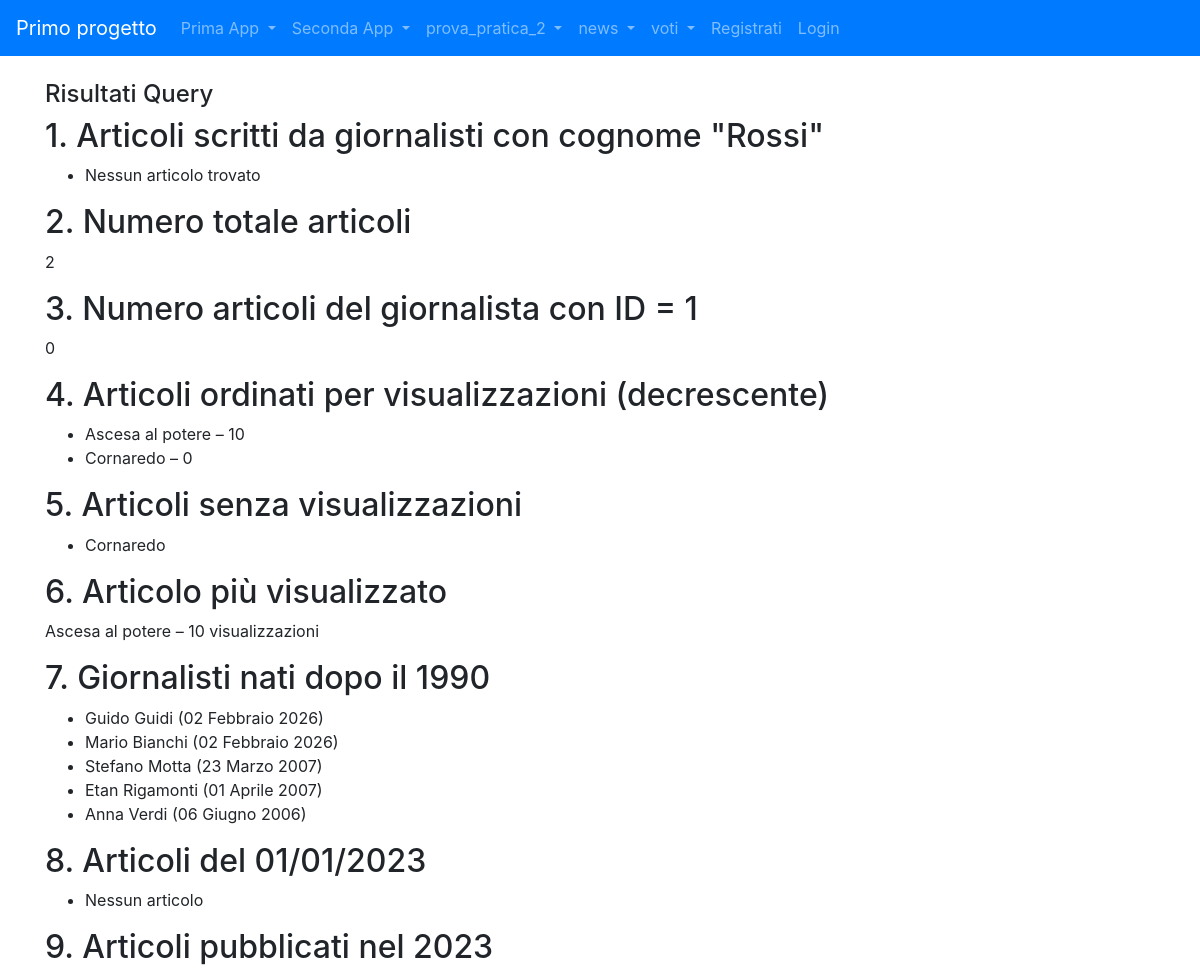
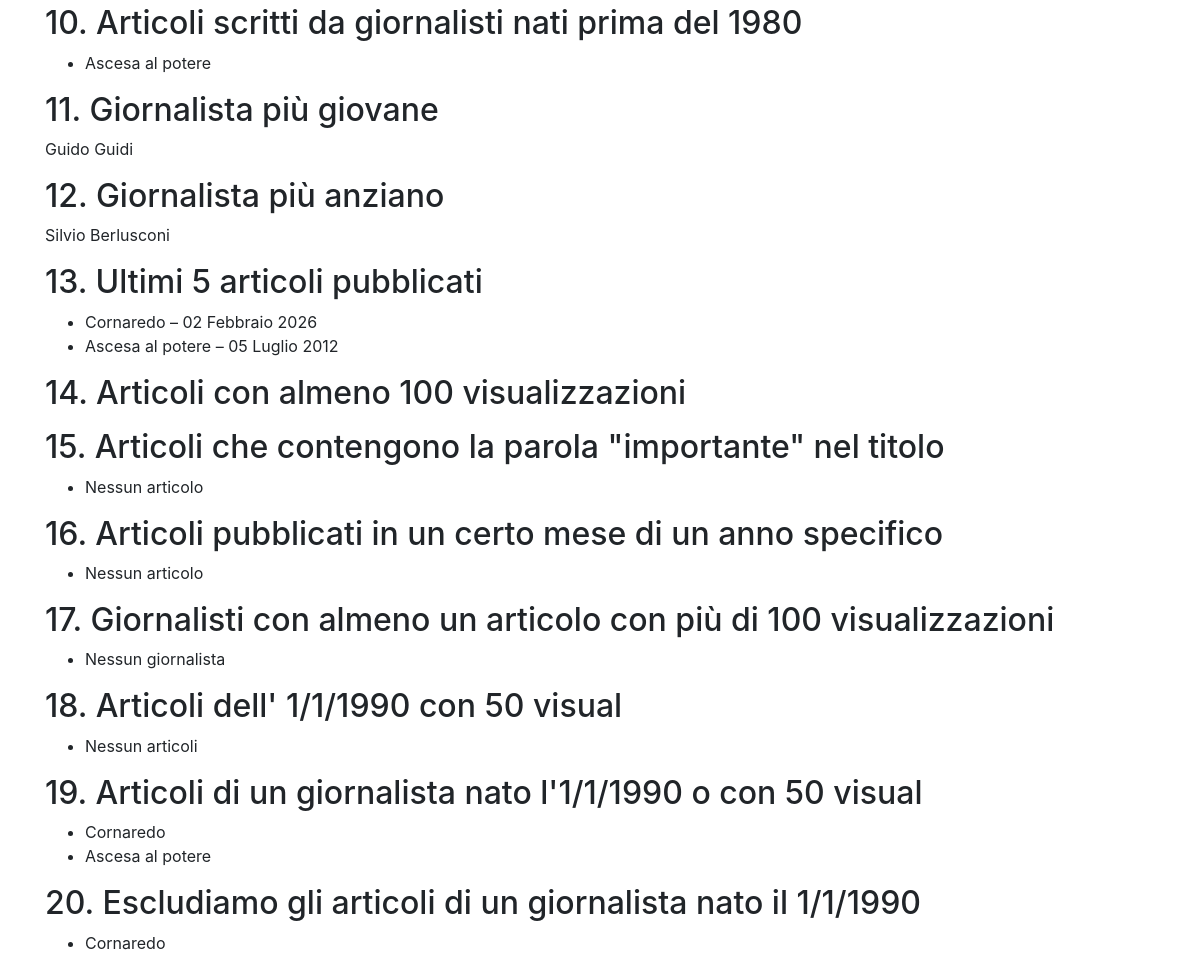
Page /news/query/ on the committed database (2 pictures, top to bottom).
### news/models.py (models this page shows, shortened)
class Articolo (models.Model):
    titolo = models.CharField(max_length=20)
    contenuto = models.TextField()
    giornalista= models.ForeignKey(Giornalista,on_delete=models.CASCADE, related_name = "articoli")
    data = models.DateField(blank=True)
    visualizzazioni = models.IntegerField(default=0,blank=True)
    class Meta:
        verbose_name= "Articolo"
        verbose_name_plural = "Articoli"

class Giornalista (models.Model):
    nome = models.CharField(max_length=20)
    cognome = models.CharField(max_length=20)
    anno_di_nascita = models.DateField(blank=True)
    class Meta:
        verbose_name = "Giornalista"
        verbose_name_plural = "Giornalisti"

### news/views.py (the view)
# urls.py: path("query/" , queryBase ,name = "query_base"),
def queryBase(request):
    articoli_cognome = Articolo.objects.filter(giornalista__cognome='Rossi')
    numero_totale_articoli = Articolo.objects.count()
    giornalista_1 = Giornalista.objects.get(id=3)
    numero_articoli_giornalista_1 = Articolo.objects.filter(giornalista=giornalista_1).count()
    articoli_ordinati = Articolo.objects.order_by('-visualizzazioni')
    articoli_senza_visualizzazioni = Articolo.objects.filter(visualizzazioni=0)
    articolo_piu_visualizzato = Articolo.objects.order_by('-visualizzazioni').first()
    giornalisti_data = Giornalista.objects.filter(anno_di_nascita__gt=datetime.date(1990, 1, 1))
    articoli_del_giorno = Articolo.objects.filter(data=datetime.date(2023, 1, 1))
    articoli_periodo = Articolo.objects.filter(data__range=(datetime.date(2023, 1, 1), datetime.date(2023, 12, 31)))
    giornalisti_nati = Giornalista.objects.filter(anno_di_nascita__lt=datetime.date(1980, 1, 1))
    articoli_giornalisti = Articolo.objects.filter(giornalista__in=giornalisti_nati)
    giornalista_giovane = Giornalista.objects.order_by('-anno_di_nascita').first()
    giornalista_anziano = Giornalista.objects.order_by('anno_di_nascita').first()
    ultimi = Articolo.objects.order_by('-data')[:5]
    articoli_minime_visualizzazioni = Articolo.objects.filter(visualizzazioni__gte=100)
    articoli_parola = Articolo.objects.filter(titolo__icontains='importante')
    articoli_mese_anno = Articolo.objects.filter(data__year=2023, data__month=1)
    giornalisti_con_articoli_popolari = Giornalista.objects.filter(articoli__visualizzazioni__gte=100).distinct()
    """
    spiegazione dettagliata:
    Giornalista.objects: Inizia dalla classe del modello Giornalista.
    .filter(articolo__visualizzazioni__gt=100): utilizza il metodo .filter() per filtrare i giornalisti
    in base al campon visualizzazioni nel modello Articolo. La notazione articoli_visualizzazioni indica
    che si sta seguendo la relazione inversa dalla classe Giornalista alla classe Articolo attraverso
    il campo ForeignKey giornalista nel modello Articolo.
    .distinct(): E' un metodo assicura che i risultati siano distinti, eliminando eventuali duplicati.
    In questo caso, ciò è utile perchè un giornalista potrebbe esserere associato a più articoli che soddisfano
    il criterio, e vogliamo ottenere solo una volta ogni giornalista che ha scritto almeno un articolo popolare.
    """
    data=datetime.date(1990, 1, 1)
    visualizzazioni= 50
    articoli_condizioni_and = Articolo.objects.filter(giornalista__anno_di_nascita__gt=data, visualizzazioni__gte= visualizzazioni)
    from django.db.models import Q
    articoli_con_or= Articolo.objects.filter(Q(giornalista__anno_di_nascita__gt=data) | (Q(visualizzazioni__lte=visualizzazioni)))
    articoli_con_not  =Articolo.objects.exclude(giornalista__anno_di_nascita__lt=data)
    context = {
        'articoli_cognome': articoli_cognome,
        'numero_totale_articoli': numero_totale_articoli,
        'numero_articoli_giornalista_1': numero_articoli_giornalista_1,
        'articoli_ordinati': articoli_ordinati,
        'articoli_senza_visualizzazioni': articoli_senza_visualizzazioni,
        'articolo_piu_visualizzato': articolo_piu_visualizzato,
        'giornalisti_data': giornalisti_data,
        'articoli_del_giorno': articoli_del_giorno,
        'articoli_periodo': articoli_periodo,
        'articoli_giornalisti': articoli_giornalisti,
        'giornalista_giovane': giornalista_giovane,
        'giornalista_anziano': giornalista_anziano,
        'ultimi': ultimi,
        'articoli_minime_visualizzazioni': articoli_minime_visualizzazioni,
        'articoli_parola': articoli_parola,
        'articoli_mese_anno': articoli_mese_anno,
        'giornalisti_con_articoli_popolari': giornalisti_con_articoli_popolari,
        'articoli_condizioni_and': articoli_condizioni_and,
        'articoli_con_or': articoli_con_or,
        'articoli_con_not': articoli_con_not
    }
    return render(request, "news/query.html", context)

### news/templates/news/query.html (shortened to what this page needs)
{% extends "base.html" %}
{%block content%}
    <h4>Risultati Query </h4>
    <h2>1. Articoli scritti da giornalisti con cognome "Rossi"</h2>
<ul>
    {% for articolo in articoli_cognome %}
        <li>{{ articolo.titolo }}</li>
    {% empty %}
        <li>Nessun articolo trovato</li>
    {% endfor %}
</ul>
<h2>2. Numero totale articoli</h2>
<p>{{ numero_totale_articoli }}</p>
<h2>3. Numero articoli del giornalista con ID = 1</h2>
<p>{{ numero_articoli_giornalista_1 }}</p>
<h2>4. Articoli ordinati per visualizzazioni (decrescente)</h2>
<ul>
    {% for articolo in articoli_ordinati %}
        <li>{{ articolo.titolo }} – {{ articolo.visualizzazioni }}</li>
    {% endfor %}
</ul>
<h2>5. Articoli senza visualizzazioni</h2>
<ul>
    {% for articolo in articoli_senza_visualizzazioni %}
        <li>{{ articolo.titolo }}</li>
    {% empty %}
        <li>Nessun articolo</li>
    {% endfor %}
</ul>
<h2>6. Articolo più visualizzato</h2>
{% if articolo_piu_visualizzato %}
    <p>
        {{ articolo_piu_visualizzato.titolo }} –
        {{ articolo_piu_visualizzato.visualizzazioni }} visualizzazioni
    </p>
{% else %}
    <p>Nessun articolo disponibile</p>
{% endif %}
<h2>7. Giornalisti nati dopo il 1990</h2>
<ul>
    {% for g in giornalisti_data %}
        <li>{{ g.nome }} {{ g.cognome }} ({{ g.anno_di_nascita }})</li>
    {% empty %}
        <li>Nessun giornalista</li>
    {% endfor %}
</ul>
<h2>8. Articoli del 01/01/2023</h2>
<ul>
    {% for articolo in articoli_del_giorno %}
        <li>{{ articolo.titolo }}</li>
    {% empty %}
        <li>Nessun articolo</li>
    {% endfor %}
</ul>
<h2>9. Articoli pubblicati nel 2023</h2>
<h2>10. Articoli scritti da giornalisti nati prima del 1980</h2>
<ul>
    {% for articolo in articoli_giornalisti %}
        <li>{{ articolo.titolo }}</li>
    {% endfor %}
</ul>
<h2>11. Giornalista più giovane</h2>
{% if giornalista_giovane %}
    <p>{{ giornalista_giovane.nome }} {{ giornalista_giovane.cognome }}</p>
{% endif %}
<h2>12. Giornalista più anziano</h2>
{% if giornalista_anziano %}
    <p>{{ giornalista_anziano.nome }} {{ giornalista_anziano.cognome }}</p>
{% endif %}
<h2>13. Ultimi 5 articoli pubblicati</h2>
<ul>
    {% for articolo in ultimi %}
        <li>{{ articolo.titolo }} – {{ articolo.data }}</li>
    {% endfor %}
</ul>
<h2>14. Articoli con almeno 100 visualizzazioni</h2>
<h2>15. Articoli che contengono la parola "importante" nel titolo</h2>
<ul>
    {% for articolo in articoli_parola %}
        <li>{{ articolo.titolo }}</li>
    {% empty %}
        <li>Nessun articolo</li>
    {% endfor %}
</ul>
<h2>16. Articoli pubblicati in un certo mese di un anno specifico</h2>
<ul>
   {% for articolo in articoli_mese_anno %}
        <li>{{ articolo.titolo }}</li>
    {% empty %}
        <li>Nessun articolo</li>
    {% endfor %}
</ul>
<h2>17. Giornalisti con almeno un articolo con più di 100 visualizzazioni</h2>
<ul>
   {% for giornalista in giornalisti_con_articoli_popolari %}
        <li>{{ giornalista.nome }} {{ giornalista.cognome }}</li>
    {% empty %}
        <li>Nessun giornalista</li>
    {% endfor %}
</ul>
<h2>18. Articoli dell' 1/1/1990 con 50 visual</h2>
<ul>
   {% for articolo in articoli_condizioni_and %}
        <li>{{ articolo.titolo }}</li>
    {% empty %}
        <li>Nessun articoli</li>
    {% endfor %}
</ul>
<h2>19. Articoli di un giornalista nato l'1/1/1990 o con 50 visual</h2>
<ul>
   {% for articolo in articoli_con_or %}
        <li>{{ articolo.titolo }}</li>
    {% empty %}
        <li>Nessun articoli</li>
    {% endfor %}
</ul>
<h2>20. Escludiamo gli articoli di un giornalista nato il 1/1/1990</h2>
<ul>
   {% for articolo in articoli_con_not %}
        <li>{{ articolo.titolo }}</li>
    {% empty %}
        <li>Nessun articoli</li>
    {% endfor %}
</ul>
</body>
</html>
{%endblock content%}

### rows in the picture
Articolo: titolo "Ascesa al potere", visualizzazioni "10", data "05 Luglio 2012"
Articolo: titolo "Cornaredo", visualizzazioni "0", data "02 Febbraio 2026"
Giornalista: nome "Guido", cognome "Guidi", anno_di_nascita "02 Febbraio 2026"
Giornalista: nome "Mario", cognome "Bianchi", anno_di_nascita "02 Febbraio 2026"
Giornalista: nome "Stefano", cognome "Motta", anno_di_nascita "23 Marzo 2007"
Giornalista: nome "Etan", cognome "Rigamonti", anno_di_nascita "01 Aprile 2007"
Giornalista: nome "Anna", cognome "Verdi", anno_di_nascita "06 Giugno 2006"
Giornalista: nome "Silvio", cognome "Berlusconi"

### other values in the picture
{{ numero_totale_articoli }} "2"
{{ numero_articoli_giornalista_1 }} "0"
